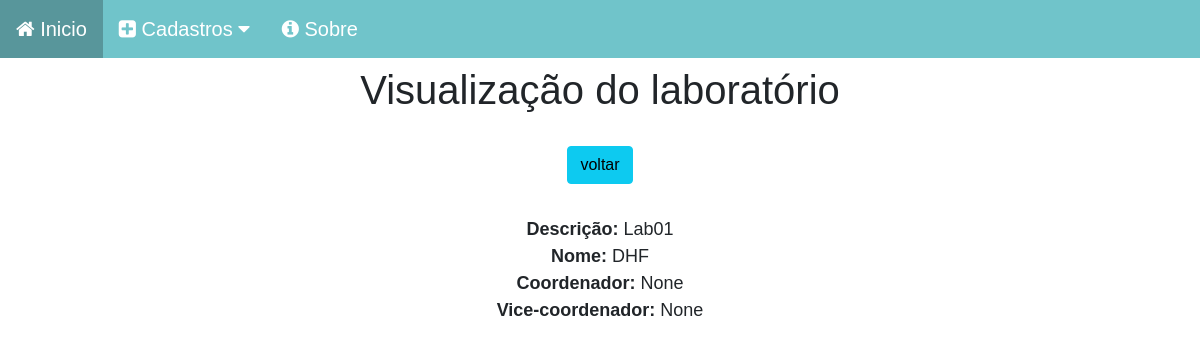
Page /laboratorio/view/5 on the committed database.
### laboratorio_app/models.py (models this page shows, shortened)
class Lab(models.Model):
    descricao = models.CharField(max_length=60)
    nome = models.CharField(max_length=60)
    coordenador = models.ForeignKey(Membro,on_delete=models.SET_NULL, related_name='coordenador', null=True, blank=True)
    vice_coordenador = models.ForeignKey(Membro, on_delete=models.SET_NULL, related_name='vice_coordenador', null=True, blank=True)

### laboratorio_app/views.py (the view)
# urls.py: path('view/<int:pk>', views.view, name='artView'),
def view(request,pk):
    data = {}
    data['db'] = Lab.objects.get(pk=pk)
    return render(request, 'view.html', data)

### laboratorio_app/templates/view.html (shortened to what this page needs)
{% load static %}
<!DOCTYPE html>
<html lang="pt-br">
<head>
    <link href="https://cdn.jsdelivr.net/npm/bootstrap@5.0.2/dist/css/bootstrap.min.css" rel="stylesheet">
    <link rel="stylesheet" href="{% static 'css/estilo.css' %}">
    <link rel="stylesheet" href="https://cdnjs.cloudflare.com/ajax/libs/font-awesome/4.7.0/css/font-awesome.min.css">
</head>
<body>
    <div class="navbar-css">
        <a href="/">
          <i class="fa fa-home" aria-hidden="true"></i>
          Inicio
        </a>
        <div class="dropdown-css">
          <button class="dropbtn-css">
            <i class="fa fa-plus-square" aria-hidden="true"></i>
            Cadastros
            <i class="fa fa-caret-down"></i>
          </button>
        </div>
        <a href="#">
          <i class="fa fa-info-circle" aria-hidden="true"></i>
          Sobre
        </a>
    </div>
    <div class='col-8 m-auto pt-2 pb-2 text-center'>
        {% block view %}
        <h1>Visualização do laboratório</h1>
        {% endblock view %}
    </div>
    <div class='col-8 m-auto pt-3 pb-2 text-center'>
        <a href="/laboratorio/" class="btn btn-info">voltar</a>
    </div>
    <div class='col-8 m-auto pt-4 pb-2 text-center'>
        {% block dados %}
        <strong>Descrição: </strong>{{db.descricao}}<br>
        <strong>Nome: </strong>{{db.nome}}<br>
        <strong>Coordenador: </strong>{{db.coordenador}}<br>
        <strong>Vice-coordenador: </strong>{{db.vice_coordenador}}<br>
        {% endblock dados %}
    </div>
</body>
</html>

### static/css/estilo.css (style rules this page uses)
* { margin: 0; padding: 0; box-sizing: border-box; }
body { font-family: Arial, Helvetica, sans-serif; font-size: 18px; }
.navbar-css { overflow: hidden; background-color: #70C4CA; }
.navbar-css a { float: left; font-size: 20px; color: white; text-align: center; padding: 14px 16px; text-decoration: none; }
.dropdown-css { float: left; overflow: hidden; }
.dropdown-css .dropbtn-css { font-size: 20px; border: none; outline: none; color: white; padding: 14px 16px; background-color: inherit; font-family: inherit; margin: 0; }

### rows in the picture
Lab: descricao "Lab01", nome "DHF", coordenador "None", vice_coordenador "None"
